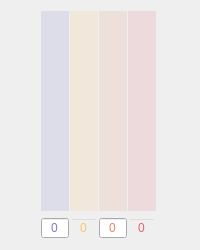
      <widget class="QWidget" name="cspr_measurements">
       <layout class="QGridLayout" name="gridLayout_19">
        <item row="0" column="0">
         <widget class="QFrame" name="cspr_container">
          <property name="minimumSize">
           <size>
            <width>120</width>
            <height>0</height>
           </size>
          </property>
          <property name="maximumSize">
           <size>
            <width>120</width>
            <height>16777215</height>
           </size>
          </property>
          <layout class="QGridLayout" name="gridLayout_3">
           <property name="leftMargin">
            <number>0</number>
           </property>
           <property name="topMargin">
            <number>0</number>
           </property>
           <property name="rightMargin">
            <number>0</number>
           </property>
           <property name="bottomMargin">
            <number>0</number>
           </property>
           <property name="horizontalSpacing">
            <number>0</number>
           </property>
           <property name="verticalSpacing">
            <number>6</number>
           </property>
           <item row="1" column="0">
            <widget class="QSpinBox" name="calm_spinbox">
             <property name="toolTip">
              <string>&lt;html&gt;&lt;head/&gt;&lt;body&gt;&lt;p&gt;Calm&lt;/p&gt;&lt;/body&gt;&lt;/html&gt;</string>
             </property>
             <property name="styleSheet">
              <string notr="true">
/* ///////////////////////////////////////////////////////////////
QToolTip
/////////////////////////////////////////////////////////////// */
QToolTip {
    background: rgba(23,23,23, 150);
    border: 1px solid rgb(125,123,202);
    border-radius: 5px; 
    padding:4px; 
    text-align: left;
    color: rgb(125,123,202);
}
#calm_spinbox{color:rgb(123,123,199);}
#calm_spinbox:hover {color: rgb(183,183,255);}
#calm_spinbox:focus {color: rgb(153,153,229);}
</string>
             </property>
             <property name="alignment">
              <set>Qt::AlignCenter</set>
             </property>
             <property name="buttonSymbols">
              <enum>QAbstractSpinBox::NoButtons</enum>
             </property>
             <property name="maximum">
              <number>10</number>
             </property>
            </widget>
           </item>
           <item row="1" column="1">
            <widget class="QSpinBox" name="stress_spinbox">
             <property name="toolTip">
              <string>&lt;html&gt;&lt;head/&gt;&lt;body&gt;&lt;p&gt;Stress&lt;/p&gt;&lt;/body&gt;&lt;/html&gt;</string>
             </property>
             <property name="styleSheet">
              <string notr="true">
/* ///////////////////////////////////////////////////////////////
QToolTip
/////////////////////////////////////////////////////////////// */
QToolTip {
    background: rgba(23,23,23, 150);
    border: 1px solid rgb(249,195,94);
    border-radius: 5px; 
    padding:4px; 
    text-align: left;
    color: rgb(249,195,94);
}
/* ////////////////////////////////////////////////////////////////////////
Stress
//////////////////////////////////////////////////////////////////////// */
#stress_spinbox {background:transparent;color:rgb(254,195,105);}
#stress_spinbox:hover {color: rgb(255,255,165);}
#stress_spinbox:focus {color: rgb(255,225,135); }</string>
             </property>
             <property name="alignment">
              <set>Qt::AlignCenter</set>
             </property>
             <property name="buttonSymbols">
              <enum>QAbstractSpinBox::NoButtons</enum>
             </property>
             <property name="accelerated">
              <bool>true</bool>
             </property>
             <property name="maximum">
              <number>10</number>
             </property>
            </widget>
           </item>
           <item row="0" column="2">
            <widget class="QSlider" name="pain_slider">
             <property name="minimumSize">
              <size>
               <width>28</width>
               <height>200</height>
              </size>
             </property>
             <property name="toolTip">
              <string>&lt;html&gt;&lt;head/&gt;&lt;body&gt;&lt;p&gt;Pain&lt;/p&gt;&lt;/body&gt;&lt;/html&gt;</string>
             </property>
             <property name="styleSheet">
              <string notr="true">
/* ///////////////////////////////////////////////////////////////
QToolTip
/////////////////////////////////////////////////////////////// */
QToolTip {
    background: rgba(23,23,23, 150);
    border: 1px solid rgb(223,134,93);
    border-radius: 5px; 
    padding:4px; 
    text-align: left;
    color: rgb(223,134,93);
}
/* Pain Slider */
#pain_slider::handle:vertical {background:rgb(229,133,98);}
#pain_slider::handle:vertical:hover {background:rgb(255,163,128);}
#pain_slider::handle:vertical:pressed {background:rgb(209,113,78);}
#pain_slider::add-page:vertical {background:rgb(229,133,98);}
#pain_slider::groove:vertical:hover {background:rgba(229,133,98,0.35);}
#pain_slider::groove:vertical {background:rgba(229,133,98,0.15);}</string>
             </property>
             <property name="maximum">
              <number>10</number>
             </property>
             <property name="orientation">
              <enum>Qt::Vertical</enum>
             </property>
            </widget>
           </item>
           <item row="0" column="1">
            <widget class="QSlider" name="stress_slider">
             <property name="minimumSize">
              <size>
               <width>28</width>
               <height>200</height>
              </size>
             </property>
             <property name="toolTip">
              <string>&lt;html&gt;&lt;head/&gt;&lt;body&gt;&lt;p&gt;Stress&lt;/p&gt;&lt;/body&gt;&lt;/html&gt;</string>
             </property>
             <property name="whatsThis">
              <string>&lt;html&gt;&lt;head/&gt;&lt;body&gt;&lt;p&gt;&lt;br/&gt;&lt;/p&gt;&lt;/body&gt;&lt;/html&gt;</string>
             </property>
             <property name="styleSheet">
              <string notr="true">
/* ///////////////////////////////////////////////////////////////
QToolTip
/////////////////////////////////////////////////////////////// */
QToolTip {
    background: rgba(23,23,23, 150);
    border: 1px solid rgb(249,195,94);
    border-radius: 5px; 
    padding:4px; 
    text-align: left;
    color: rgb(249,195,94);
}
/* ////////////////////////////////////////////////////////////////////////
stress slider
//////////////////////////////////////////////////////////////////////// */
#stress_slider::handle:vertical {background:rgb(254,195,105);}
#stress_slider::handle:vertical:hover {background:rgb(255,225,135);}
#stress_slider::handle:vertical:pressed {background:rgb(234,175,85);}
#stress_slider::add-page:vertical {background:rgb(254,195,105);}
#stress_slider::groove:vertical:hover {background:rgba(254,195,105,0.35);}
#stress_slider::groove:vertical {background:rgba(254,195,105,0.15);}
</string>
             </property>
             <property name="maximum">
              <number>10</number>
             </property>
             <property name="orientation">
              <enum>Qt::Vertical</enum>
             </property>
            </widget>
           </item>
           <item row="1" column="2">
            <widget class="QSpinBox" name="pain_spinbox">
             <property name="toolTip">
              <string>&lt;html&gt;&lt;head/&gt;&lt;body&gt;&lt;p&gt;Pain&lt;/p&gt;&lt;/body&gt;&lt;/html&gt;</string>
             </property>
             <property name="styleSheet">
              <string notr="true">
/* ///////////////////////////////////////////////////////////////
QToolTip
/////////////////////////////////////////////////////////////// */
QToolTip {
    background: rgba(23,23,23, 150);
    border: 1px solid rgb(223,134,93);
    border-radius: 5px; 
    padding:4px; 
    text-align: left;
    color: rgb(223,134,93);
}

#pain_spinbox {color:rgb(229,133,98);}
#pain_spinbox:hover {color: rgb(255,193,158);}
#pain_spinbox:focus {color: rgb(255,163,128);}
</string>
             </property>
             <property name="alignment">
              <set>Qt::AlignCenter</set>
             </property>
             <property name="buttonSymbols">
              <enum>QAbstractSpinBox::NoButtons</enum>
             </property>
             <property name="maximum">
              <number>10</number>
             </property>
            </widget>
           </item>
           <item row="1" column="3">
            <widget class="QSpinBox" name="rage_spinbox">
             <property name="toolTip">
              <string>&lt;html&gt;&lt;head/&gt;&lt;body&gt;&lt;p&gt;Rage&lt;/p&gt;&lt;/body&gt;&lt;/html&gt;</string>
             </property>
             <property name="styleSheet">
              <string notr="true">
/* ///////////////////////////////////////////////////////////////
QToolTip
/////////////////////////////////////////////////////////////// */
QToolTip {
    background: rgba(23,23,23, 150);
    border: 1px solid rgb(220,99,108);
    border-radius: 5px; 
    padding:4px; 
    text-align: left;
    color: rgb(220,99,108);
}
/* ////////////////////////////////////////////////////////////////////////
rage spinbox
 //////////////////////////////////////////////////////////////////////// */
#rage_spinbox {background:transparent;color:rgb(229,100,111);}
#rage_spinbox:hover {color: rgb(255,160,171);}
#rage_spinbox:focus {color: rgb(255,130,141);}</string>
             </property>
             <property name="alignment">
              <set>Qt::AlignCenter</set>
             </property>
             <property name="buttonSymbols">
              <enum>QAbstractSpinBox::NoButtons</enum>
             </property>
             <property name="maximum">
              <number>10</number>
             </property>
            </widget>
           </item>
           <item row="0" column="3">
            <widget class="QSlider" name="rage_slider">
             <property name="minimumSize">
              <size>
               <width>28</width>
               <height>200</height>
              </size>
             </property>
             <property name="toolTip">
              <string>&lt;html&gt;&lt;head/&gt;&lt;body&gt;&lt;p&gt;Rage&lt;/p&gt;&lt;/body&gt;&lt;/html&gt;</string>
             </property>
             <property name="styleSheet">
              <string notr="true">
/* ///////////////////////////////////////////////////////////////
QToolTip
/////////////////////////////////////////////////////////////// */
QToolTip {
    background: rgba(23,23,23, 150);
    border: 1px solid rgb(220,99,108);
    border-radius: 5px; 
    padding:4px; 
    text-align: left;
    color: rgb(220,99,108);
}
/* ////////////////////////////////////////////////////////////////////////
rage slider
//////////////////////////////////////////////////////////////////////// */
#rage_slider::handle:vertical {background:rgb(229,100,111);}
#rage_slider::handle:vertical:hover {background:rgb(255,130,141);}
#rage_slider::handle:vertical:pressed {background:rgb(209,80,91);}
#rage_slider::add-page:vertical {background:rgb(229,100,111);}
#rage_slider::groove:vertical:hover {background:rgba(229,100,111,0.35);}
#rage_slider::groove:vertical {background:rgba(229,100,111,0.15);}</string>
             </property>
             <property name="maximum">
              <number>10</number>
             </property>
             <property name="orientation">
              <enum>Qt::Vertical</enum>
             </property>
            </widget>
           </item>
           <item row="0" column="0">
            <widget class="QSlider" name="calm_slider">
             <property name="minimumSize">
              <size>
               <width>28</width>
               <height>200</height>
              </size>
             </property>
             <property name="toolTip">
              <string>&lt;html&gt;&lt;head/&gt;&lt;body&gt;&lt;p&gt;Calm&lt;/p&gt;&lt;/body&gt;&lt;/html&gt;</string>
             </property>
             <property name="styleSheet">
              <string notr="true">
/* ///////////////////////////////////////////////////////////////
QToolTip
/////////////////////////////////////////////////////////////// */
QToolTip {
    background: rgba(23,23,23, 150);
    border: 1px solid rgb(125,123,202);
    border-radius: 5px; 
    padding:4px; 
    text-align: left;
    color: rgb(125,123,202);
}
/* ////////////////////////////////////////////////////////////////////////
calm slider
//////////////////////////////////////////////////////////////////////// */
#calm_slider::handle:vertical {background:rgb(123,123,199);}
#calm_slider::handle:vertical:hover {background:rgb(153,153,229);}
#calm_slider::handle:vertical:pressed {background:rgb(103,103,179);}
#calm_slider::add-page:vertical {background:rgb(123,123,199);}
#calm_slider::groove:vertical:hover {background:rgba(123,123,199,0.35);}
#calm_slider::groove:vertical {background:rgba(123,123,199,0.15);}</string>
             </property>
             <property name="maximum">
              <number>10</number>
             </property>
             <property name="orientation">
              <enum>Qt::Vertical</enum>
             </property>
            </widget>
           </item>
          </layout>
         </widget>
        </item>
       </layout>
      </widget>
